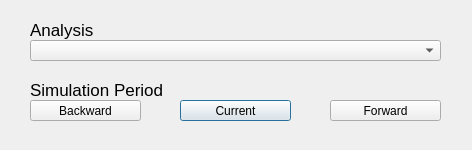
<?xml version="1.0" encoding="UTF-8"?>
<ui version="4.0">
 <class>loadAnalysis</class>
 <widget class="QDialog" name="loadAnalysis">
  <property name="geometry">
   <rect>
    <x>0</x>
    <y>0</y>
    <width>472</width>
    <height>150</height>
   </rect>
  </property>
  <property name="windowTitle">
   <string>Water Analysis</string>
  </property>
  <widget class="QComboBox" name="analysis_box">
   <property name="geometry">
    <rect>
     <x>30</x>
     <y>40</y>
     <width>411</width>
     <height>21</height>
    </rect>
   </property>
  </widget>
  <widget class="QLabel" name="projectLabel">
   <property name="geometry">
    <rect>
     <x>30</x>
     <y>20</y>
     <width>171</width>
     <height>20</height>
    </rect>
   </property>
   <property name="font">
    <font>
     <pointsize>13</pointsize>
     <weight>50</weight>
     <bold>false</bold>
    </font>
   </property>
   <property name="text">
    <string>Analysis</string>
   </property>
  </widget>
  <widget class="QPushButton" name="BtGetAnalysisResultsCurrent">
   <property name="geometry">
    <rect>
     <x>180</x>
     <y>100</y>
     <width>111</width>
     <height>21</height>
    </rect>
   </property>
   <property name="text">
    <string>Current</string>
   </property>
  </widget>
  <widget class="QPushButton" name="BtGetAnalysisResultsBackward">
   <property name="geometry">
    <rect>
     <x>30</x>
     <y>100</y>
     <width>111</width>
     <height>21</height>
    </rect>
   </property>
   <property name="text">
    <string>Backward</string>
   </property>
  </widget>
  <widget class="QPushButton" name="BtGetAnalysisResultsForward">
   <property name="geometry">
    <rect>
     <x>330</x>
     <y>100</y>
     <width>111</width>
     <height>21</height>
    </rect>
   </property>
   <property name="text">
    <string>Forward</string>
   </property>
  </widget>
  <widget class="QLabel" name="projectLabel_2">
   <property name="geometry">
    <rect>
     <x>30</x>
     <y>80</y>
     <width>171</width>
     <height>20</height>
    </rect>
   </property>
   <property name="font">
    <font>
     <pointsize>13</pointsize>
     <weight>50</weight>
     <bold>false</bold>
    </font>
   </property>
   <property name="text">
    <string>Simulation Period</string>
   </property>
  </widget>
 </widget>
 <resources/>
 <connections/>
</ui>
